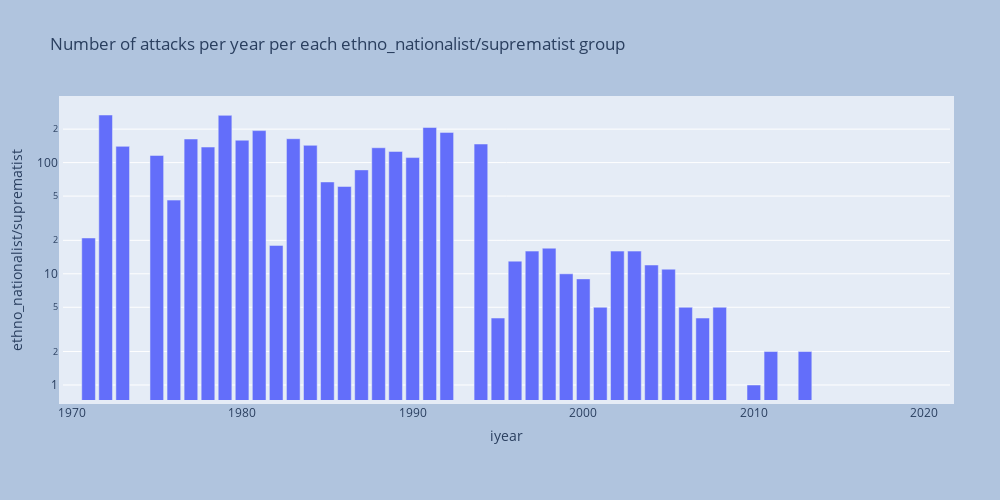
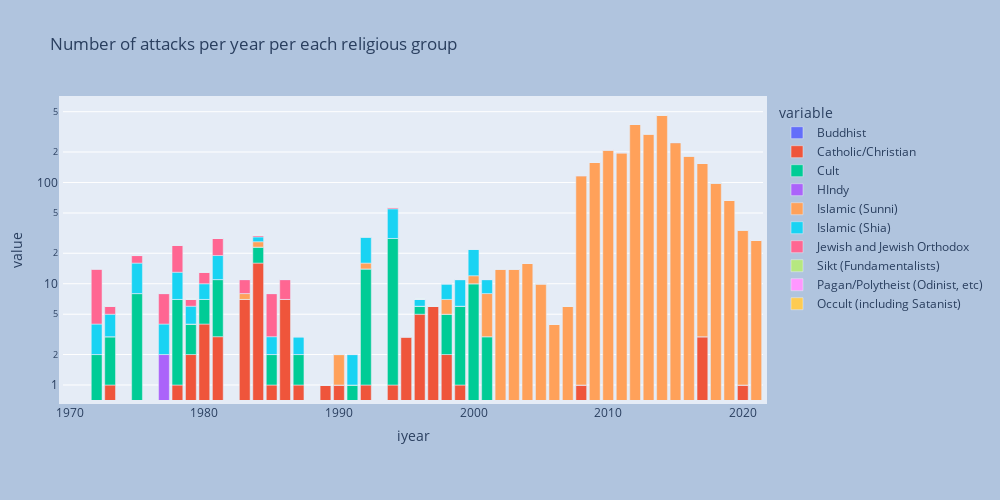
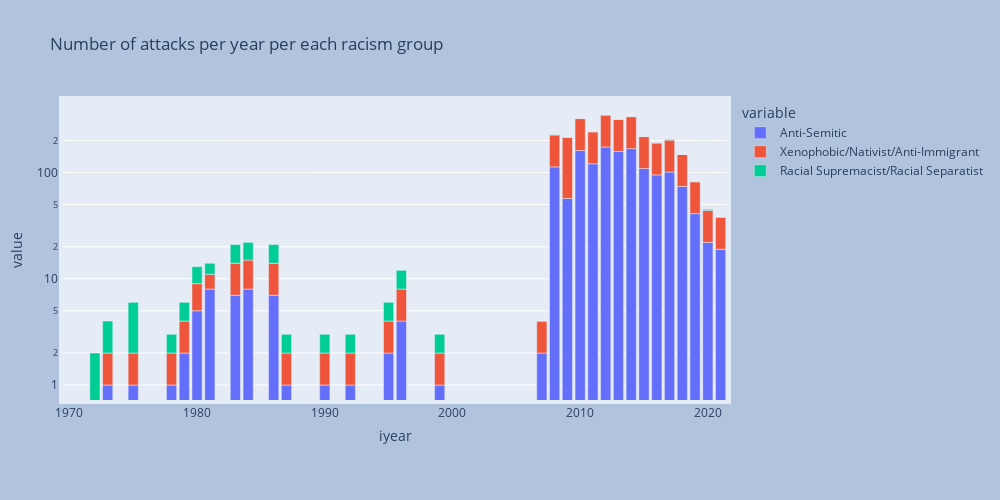
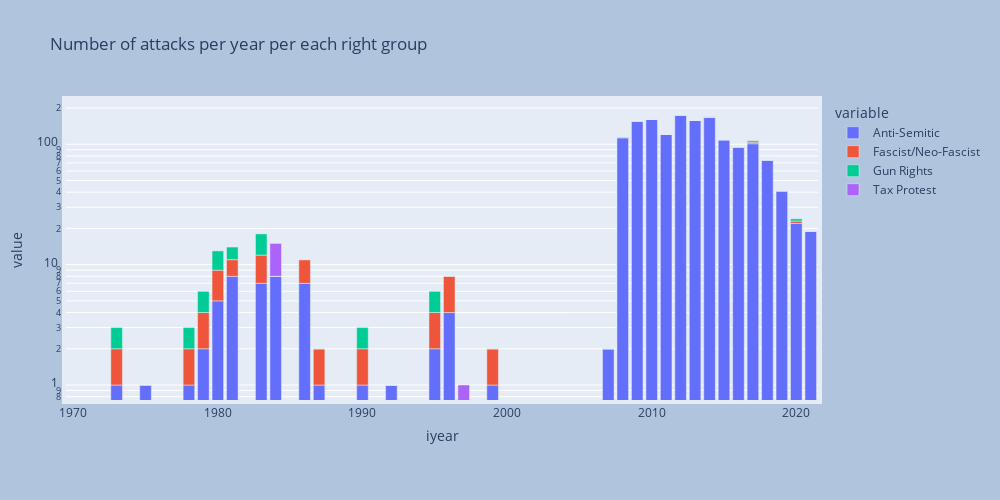

The code cell stored with these charts, in order, in its notebook:
### Code cell
# print the df with rel_col and gname and iyear  and imonth
df[rel_col].groupby([df['iyear']]).sum().reset_index().sort_values(by=['iyear'], ascending=False)

# religious
fig = px.bar(df['I_ETHNO'].groupby([df['iyear']]).sum().reset_index().sort_values(by=['iyear'], ascending=False), x='iyear', y='I_ETHNO', title='Number of attacks per year per each ethno_nationalist/suprematist group', log_y=True)
# name the y axis as ethno_nationalist/suprematist
fig.update_yaxes(title_text='ethno_nationalist/suprematist')
fig.update_layout(autosize=False,width=1000,height=500,margin=dict(l = 50,r = 50,b = 100,t = 100,pad = 4),paper_bgcolor="LightSteelBlue")
fig.show()
# religious
fig = px.bar(df[rel_col].groupby([df['iyear']]).sum().reset_index().sort_values(by=['iyear'], ascending=False), x='iyear', y=rel_col, title='Number of attacks per year per each religious group', log_y=True)
fig.update_layout(autosize=False,width=1000,height=500,margin=dict(l = 50,r = 50,b = 100,t = 100,pad = 4),paper_bgcolor="LightSteelBlue")
sub_ideologies_religious = {'I_REL_1' : 'Buddhist', 'I_REL_2' : 'Catholic/Christian', 'I_REL_3' : 'Cult', 'I_REL_4' : 'HIndy', 'I_REL_5' : 'Islamic (Sunni)', 'I_REL_6' : 'Islamic (Shia)', 'I_REL_7' : 'Jewish and Jewish Orthodox', 'I_REL_8' : 'Sikt (Fundamentalists)', 'I_REL_9' : 'Pagan/Polytheist (Odinist, etc)', 'I_REL_10' : 'Occult (including Satanist)'}
fig.for_each_trace(lambda t: t.update(name=sub_ideologies_religious[t.name]))
fig.show()
# racism
fig = px.bar(df[race_col].groupby([df['iyear']]).sum().reset_index().sort_values(by=['iyear'], ascending=False), x='iyear', y=race_col, title='Number of attacks per year per each racism group', log_y=True)
sub_ideologies_racism = {'I_RACE_1' : 'Anti-Semitic', 'I_RACE_2' : 'Xenophobic/Nativist/Anti-Immigrant', 'I_RACE_3' : 'Racial Supremacist/Racial Separatist'}
fig.update_layout(autosize=False,width=1000,height=500,margin=dict(l = 50,r = 50,b = 100,t = 100,pad = 4),paper_bgcolor="LightSteelBlue")
fig.for_each_trace(lambda t: t.update(name=sub_ideologies_racism[t.name]))
fig.show()
# right
fig = px.bar(df[right_col].groupby([df['iyear']]).sum().reset_index().sort_values(by=['iyear'], ascending=False), x='iyear', y=right_col, title='Number of attacks per year per each right group', log_y=True)
sub_ideologies_right= {'I_RIGHT_1': 'Anti-Semitic', 'I_RIGHT_2': 'Fascist/Neo-Fascist ', 'I_RIGHT_3': 'Gun Rights', 'I_RIGHT_4': 'Tax Protest'} 
fig.update_layout(autosize=False,width=1000,height=500,margin=dict(l = 50,r = 50,b = 100,t = 100,pad = 4),paper_bgcolor="LightSteelBlue")
fig.for_each_trace(lambda t: t.update(name=sub_ideologies_right[t.name]))
fig.show()
# left
fig = px.bar(df[left_col].groupby([df['iyear']]).sum().reset_index().sort_values(by=['iyear'], ascending=False), x='iyear', y=left_col, title='Number of attacks per year per each left group', log_y=True)
sub_ideologies_left= {'I_LEFT_1': 'Anti-Communist/Socialist', 'I_LEFT_2': 'Anarchists', 'I_LEFT_3': 'Marxist/Leninist', 'I_LEFT_4': 'Maoist', 'I_LEFT_5': 'Black Nationalist (US, Europe)', 'I_LEFT_6':'New Left'} 
fig.update_layout(autosize=False,width=1000,height=500,margin=dict(l = 50,r = 50,b = 100,t = 100,pad = 4),paper_bgcolor="LightSteelBlue")
fig.for_each_trace(lambda t: t.update(name=sub_ideologies_left[t.name]))
fig.show()
# single issue
fig = px.bar(df[si_col].groupby([df['iyear']]).sum().reset_index().sort_values(by=['iyear'], ascending=False), x='iyear', y=si_col, title='Number of attacks per year per each single issue group', log_y=True)
sub_ideologies_singleissue= {'I_SI_1': 'Anti-Abortion', 'I_SI_2': 'Anti-Catholic', 'I_SI_3': 'Anti-Communist', 'I_SI_4': 'Anti-Ecology/Pro-Development', 'I_SI_5': 'Anti-Homosexual/Anti-Sexual Deviance/Anti-Prostitution', 'I_SI_6': 'Anti-Nuclear', 'I_SI_7': 'Anti-Racist', 'I_SI_8': 'Anti-Religious', 'I_SI_9': 'Gun Rights', 'I_SI_10': 'Xenophobic/Nativist/Anti-Immigrant', 'I_SI_11': 'Tax Protest', 'I_SI_12': 'Anti-Castro', 'I_SI_13': 'Ecological/Anti-Technology/Primitivist/Animal Liberation', 'I_SI_14': '“Pacifist”/Anti-War' }
fig.update_layout(autosize=False,width=1000,height=500,margin=dict(l = 50,r = 50,b = 100,t = 100,pad = 4),paper_bgcolor="LightSteelBlue")
fig.for_each_trace(lambda t: t.update(name=sub_ideologies_singleissue[t.name]))
fig.show()

### Figure 1 — Plotly figure (JSON) as saved in the notebook; plotly's stock layout.template omitted (floating-point values rounded to 4 significant figures)
{"data": [{"alignmentgroup": "True", "hovertemplate": "iyear=%{x}<br>I_ETHNO=%{y}<extra></extra>", "legendgroup": "", "marker": {"color": "#636efa", "pattern": {"shape": ""}}, "name": "", "offsetgroup": "", "orientation": "v", "showlegend": false, "textposition": "auto", "type": "bar", "x": [2021, 2020, 2019, 2018, 2017, 2016, 2015, 2014, 2013, 2012, 2011, 2010, 2009, 2008, 2007, 2006, 2005, 2004, 2003, 2002, 2001, 2000, 1999, 1998, 1997, 1996, 1995, 1994, 1992, 1991, 1990, 1989, 1988, 1987, 1986, 1985, 1984, 1983, 1982, 1981, 1980, 1979, 1978, 1977, 1976, 1975, 1974, 1973, 1972, 1971, 1970], "xaxis": "x", "y": [0, 0, 0, 0, 0, 0, 0, 0, 2, 0, 2, 1, 0, 5, 4, 5, 11, 12, 16, 16, 5, 9, 10, 17, 16, 13, 4, 147, 187, 207, 111, 126, 136, 86, 61, 67, 143, 164, 18, 194, 159, 266, 138, 163, 46, 116, -57, 140, 268, 21, -55], "yaxis": "y"}], "layout": {"autosize": false, "barmode": "relative", "height": 500, "legend": {"tracegroupgap": 0}, "margin": {"b": 100, "l": 50, "pad": 4, "r": 50, "t": 100}, "paper_bgcolor": "LightSteelBlue", "title": {"text": "Number of attacks per year per each ethno_nationalist/suprematist group"}, "width": 1000, "xaxis": {"anchor": "y", "domain": [0, 1], "title": {"text": "iyear"}}, "yaxis": {"anchor": "x", "domain": [0, 1], "title": {"text": "ethno_nationalist/suprematist"}, "type": "log"}}}

### Figure 2 — Plotly figure (JSON) as saved in the notebook; plotly's stock layout.template omitted (floating-point values rounded to 4 significant figures)
{"data": [{"alignmentgroup": "True", "hovertemplate": "variable=I_REL_1<br>iyear=%{x}<br>value=%{y}<extra></extra>", "legendgroup": "I_REL_1", "marker": {"color": "#636efa", "pattern": {"shape": ""}}, "name": "Buddhist", "offsetgroup": "I_REL_1", "orientation": "v", "showlegend": true, "textposition": "auto", "type": "bar", "x": [2021, 2020, 2019, 2018, 2017, 2016, 2015, 2014, 2013, 2012, 2011, 2010, 2009, 2008, 2007, 2006, 2005, 2004, 2003, 2002, 2001, 2000, 1999, 1998, 1997, 1996, 1995, 1994, 1992, 1991, 1990, 1989, 1988, 1987, 1986, 1985, 1984, 1983, 1982, 1981, 1980, 1979, 1978, 1977, 1976, 1975, 1974, 1973, 1972, 1971, 1970], "xaxis": "x", "y": [0, 0, 0, 0, 0, 0, 0, 0, 0, 0, 0, 0, 0, 0, 0, 0, 0, 0, 0, 0, 0, 0, 0, 0, 0, 0, 0, 0, 0, 0, 0, 0, 0, 0, 0, 0, 0, 0, -99, 0, 0, 0, 0, 0, -99, 0, -198, 0, 0, -99, -99], "yaxis": "y"}, {"alignmentgroup": "True", "hovertemplate": "variable=I_REL_2<br>iyear=%{x}<br>value=%{y}<extra></extra>", "legendgroup": "I_REL_2", "marker": {"color": "#EF553B", "pattern": {"shape": ""}}, "name": "Catholic/Christian", "offsetgroup": "I_REL_2", "orientation": "v", "showlegend": true, "textposition": "auto", "type": "bar", "x": [2021, 2020, 2019, 2018, 2017, 2016, 2015, 2014, 2013, 2012, 2011, 2010, 2009, 2008, 2007, 2006, 2005, 2004, 2003, 2002, 2001, 2000, 1999, 1998, 1997, 1996, 1995, 1994, 1992, 1991, 1990, 1989, 1988, 1987, 1986, 1985, 1984, 1983, 1982, 1981, 1980, 1979, 1978, 1977, 1976, 1975, 1974, 1973, 1972, 1971, 1970], "xaxis": "x", "y": [0, 1, 0, 0, 3, 0, 0, 0, 0, 0, 0, 0, 0, 1, 0, 0, 0, 0, 0, 0, 0, 0, 1, 2, 6, 5, 3, 1, 1, 0, 1, 1, 0, 1, 7, 1, 16, 7, -94, 3, 4, 2, 1, 0, -99, 0, -198, 1, -198, -96, -96], "yaxis": "y"}, {"alignmentgroup": "True", "hovertemplate": "variable=I_REL_3<br>iyear=%{x}<br>value=%{y}<extra></extra>", "legendgroup": "I_REL_3", "marker": {"color": "#00cc96", "pattern": {"shape": ""}}, "name": "Cult", "offsetgroup": "I_REL_3", "orientation": "v", "showlegend": true, "textposition": "auto", "type": "bar", "x": [2021, 2020, 2019, 2018, 2017, 2016, 2015, 2014, 2013, 2012, 2011, 2010, 2009, 2008, 2007, 2006, 2005, 2004, 2003, 2002, 2001, 2000, 1999, 1998, 1997, 1996, 1995, 1994, 1992, 1991, 1990, 1989, 1988, 1987, 1986, 1985, 1984, 1983, 1982, 1981, 1980, 1979, 1978, 1977, 1976, 1975, 1974, 1973, 1972, 1971, 1970], "xaxis": "x", "y": [0, 0, 0, 0, 0, 0, 0, 0, 0, 0, 0, 0, 0, 0, 0, 0, 0, 0, 0, 0, 3, 10, 5, 3, 0, 1, 0, 27, 13, 1, 0, 0, 0, 1, 0, 1, 7, 0, -93, 8, 3, 2, 6, -196, -97, 8, -195, 2, 2, -99, -99], "yaxis": "y"}, {"alignmentgroup": "True", "hovertemplate": "variable=I_REL_4<br>iyear=%{x}<br>value=%{y}<extra></extra>", "legendgroup": "I_REL_4", "marker": {"color": "#ab63fa", "pattern": {"shape": ""}}, "name": "HIndy", "offsetgroup": "I_REL_4", "orientation": "v", "showlegend": true, "textposition": "auto", "type": "bar", "x": [2021, 2020, 2019, 2018, 2017, 2016, 2015, 2014, 2013, 2012, 2011, 2010, 2009, 2008, 2007, 2006, 2005, 2004, 2003, 2002, 2001, 2000, 1999, 1998, 1997, 1996, 1995, 1994, 1992, 1991, 1990, 1989, 1988, 1987, 1986, 1985, 1984, 1983, 1982, 1981, 1980, 1979, 1978, 1977, 1976, 1975, 1974, 1973, 1972, 1971, 1970], "xaxis": "x", "y": [0, 0, 0, 0, 0, 0, 0, 0, 0, 0, 0, 0, 0, 0, 0, 0, 0, 0, 0, 0, 0, 0, 0, 0, 0, 0, 0, 0, 0, 0, 0, 0, 0, 0, 0, 0, 0, 0, -99, 0, 0, 0, 0, 2, -99, 0, -198, 0, 0, -99, -99], "yaxis": "y"}, {"alignmentgroup": "True", "hovertemplate": "variable=I_REL_5<br>iyear=%{x}<br>value=%{y}<extra></extra>", "legendgroup": "I_REL_5", "marker": {"color": "#FFA15A", "pattern": {"shape": ""}}, "name": "Islamic (Sunni)", "offsetgroup": "I_REL_5", "orientation": "v", "showlegend": true, "textposition": "auto", "type": "bar", "x": [2021, 2020, 2019, 2018, 2017, 2016, 2015, 2014, 2013, 2012, 2011, 2010, 2009, 2008, 2007, 2006, 2005, 2004, 2003, 2002, 2001, 2000, 1999, 1998, 1997, 1996, 1995, 1994, 1992, 1991, 1990, 1989, 1988, 1987, 1986, 1985, 1984, 1983, 1982, 1981, 1980, 1979, 1978, 1977, 1976, 1975, 1974, 1973, 1972, 1971, 1970], "xaxis": "x", "y": [27, 33, 67, 99, 151, 183, 248, 464, 301, 374, 197, 210, 159, 116, 6, 4, 10, 16, 14, 14, 5, 2, 0, 2, 0, 0, 0, 0, 2, 0, 1, 0, 0, 0, 0, 0, 3, 1, -99, 0, 0, 0, 0, 0, -99, 0, -198, 0, 0, -99, -99], "yaxis": "y"}, {"alignmentgroup": "True", "hovertemplate": "variable=I_REL_6<br>iyear=%{x}<br>value=%{y}<extra></extra>", "legendgroup": "I_REL_6", "marker": {"color": "#19d3f3", "pattern": {"shape": ""}}, "name": "Islamic (Shia)", "offsetgroup": "I_REL_6", "orientation": "v", "showlegend": true, "textposition": "auto", "type": "bar", "x": [2021, 2020, 2019, 2018, 2017, 2016, 2015, 2014, 2013, 2012, 2011, 2010, 2009, 2008, 2007, 2006, 2005, 2004, 2003, 2002, 2001, 2000, 1999, 1998, 1997, 1996, 1995, 1994, 1992, 1991, 1990, 1989, 1988, 1987, 1986, 1985, 1984, 1983, 1982, 1981, 1980, 1979, 1978, 1977, 1976, 1975, 1974, 1973, 1972, 1971, 1970], "xaxis": "x", "y": [0, 0, 0, 0, 0, 0, 0, 0, 0, 0, 0, 0, 0, 0, 0, 0, 0, 0, 0, 0, 3, 10, 5, 3, 0, 1, 0, 27, 13, 1, 0, 0, 0, 1, 0, 1, 3, 0, -93, 8, 3, 2, 6, 2, -97, 8, -195, 2, 2, -99, -99], "yaxis": "y"}, {"alignmentgroup": "True", "hovertemplate": "variable=I_REL_7<br>iyear=%{x}<br>value=%{y}<extra></extra>", "legendgroup": "I_REL_7", "marker": {"color": "#FF6692", "pattern": {"shape": ""}}, "name": "Jewish and Jewish Orthodox", "offsetgroup": "I_REL_7", "orientation": "v", "showlegend": true, "textposition": "auto", "type": "bar", "x": [2021, 2020, 2019, 2018, 2017, 2016, 2015, 2014, 2013, 2012, 2011, 2010, 2009, 2008, 2007, 2006, 2005, 2004, 2003, 2002, 2001, 2000, 1999, 1998, 1997, 1996, 1995, 1994, 1992, 1991, 1990, 1989, 1988, 1987, 1986, 1985, 1984, 1983, 1982, 1981, 1980, 1979, 1978, 1977, 1976, 1975, 1974, 1973, 1972, 1971, 1970], "xaxis": "x", "y": [0, 0, 0, 0, 0, 0, 0, 0, 2, 0, 0, 0, 0, 0, 0, 0, 0, 0, 0, 0, 0, 0, 0, 0, 0, 0, 0, 2, 0, 0, 0, 0, 0, 0, 4, 5, 1, 3, -89, 9, 3, 1, 11, 4, -80, 3, -190, 1, 10, -88, -91], "yaxis": "y"}, {"alignmentgroup": "True", "hovertemplate": "variable=I_REL_8<br>iyear=%{x}<br>value=%{y}<extra></extra>", "legendgroup": "I_REL_8", "marker": {"color": "#B6E880", "pattern": {"shape": ""}}, "name": "Sikt (Fundamentalists)", "offsetgroup": "I_REL_8", "orientation": "v", "showlegend": true, "textposition": "auto", "type": "bar", "x": [2021, 2020, 2019, 2018, 2017, 2016, 2015, 2014, 2013, 2012, 2011, 2010, 2009, 2008, 2007, 2006, 2005, 2004, 2003, 2002, 2001, 2000, 1999, 1998, 1997, 1996, 1995, 1994, 1992, 1991, 1990, 1989, 1988, 1987, 1986, 1985, 1984, 1983, 1982, 1981, 1980, 1979, 1978, 1977, 1976, 1975, 1974, 1973, 1972, 1971, 1970], "xaxis": "x", "y": [0, 0, 0, 0, 0, 0, 0, 0, 0, 0, 0, 0, 0, 0, 0, 0, 0, 0, 0, 0, 0, 0, 0, 0, 0, 0, 0, 0, 0, 0, 0, 0, 0, 0, 0, 0, 0, 0, -99, 0, 0, 0, 0, 0, -99, 0, -198, 0, 0, -99, -99], "yaxis": "y"}, {"alignmentgroup": "True", "hovertemplate": "variable=I_REL_9<br>iyear=%{x}<br>value=%{y}<extra></extra>", "legendgroup": "I_REL_9", "marker": {"color": "#FF97FF", "pattern": {"shape": ""}}, "name": "Pagan/Polytheist (Odinist, etc)", "offsetgroup": "I_REL_9", "orientation": "v", "showlegend": true, "textposition": "auto", "type": "bar", "x": [2021, 2020, 2019, 2018, 2017, 2016, 2015, 2014, 2013, 2012, 2011, 2010, 2009, 2008, 2007, 2006, 2005, 2004, 2003, 2002, 2001, 2000, 1999, 1998, 1997, 1996, 1995, 1994, 1992, 1991, 1990, 1989, 1988, 1987, 1986, 1985, 1984, 1983, 1982, 1981, 1980, 1979, 1978, 1977, 1976, 1975, 1974, 1973, 1972, 1971, 1970], "xaxis": "x", "y": [0, 0, 0, 0, 0, 0, 0, 0, 0, 0, 0, 0, 0, 0, 0, 0, 0, 0, 0, 0, 0, 0, 0, 0, 0, 0, 0, 0, 0, 0, 0, 0, 0, 0, 0, 0, 0, 0, -99, 0, 0, 0, 0, 0, -99, 0, -198, 0, 0, -99, -99], "yaxis": "y"}, {"alignmentgroup": "True", "hovertemplate": "variable=I_REL_10<br>iyear=%{x}<br>value=%{y}<extra></extra>", "legendgroup": "I_REL_10", "marker": {"color": "#FECB52", "pattern": {"shape": ""}}, "name": "Occult (including Satanist)", "offsetgroup": "I_REL_10", "orientation": "v", "showlegend": true, "textposition": "auto", "type": "bar", "x": [2021, 2020, 2019, 2018, 2017, 2016, 2015, 2014, 2013, 2012, 2011, 2010, 2009, 2008, 2007, 2006, 2005, 2004, 2003, 2002, 2001, 2000, 1999, 1998, 1997, 1996, 1995, 1994, 1992, 1991, 1990, 1989, 1988, 1987, 1986, 1985, 1984, 1983, 1982, 1981, 1980, 1979, 1978, 1977, 1976, 1975, 1974, 1973, 1972, 1971, 1970], "xaxis": "x", "y": [0, 0, 0, 0, 0, 0, 0, 0, 0, 0, 0, 0, 0, 0, 0, 0, 0, 0, 0, 0, 0, 0, 0, 0, 0, 0, 0, 0, 0, 0, 0, 0, 0, 0, 0, 0, 0, 0, -99, 0, 0, 0, 0, 0, -99, 0, -198, 0, 0, -99, -99], "yaxis": "y"}], "layout": {"autosize": false, "barmode": "relative", "height": 500, "legend": {"title": {"text": "variable"}, "tracegroupgap": 0}, "margin": {"b": 100, "l": 50, "pad": 4, "r": 50, "t": 100}, "paper_bgcolor": "LightSteelBlue", "title": {"text": "Number of attacks per year per each religious group"}, "width": 1000, "xaxis": {"anchor": "y", "domain": [0, 1], "title": {"text": "iyear"}}, "yaxis": {"anchor": "x", "domain": [0, 1], "title": {"text": "value"}, "type": "log"}}}

### Figure 3 — Plotly figure (JSON) as saved in the notebook; plotly's stock layout.template omitted (floating-point values rounded to 4 significant figures)
{"data": [{"alignmentgroup": "True", "hovertemplate": "variable=I_RACE_1<br>iyear=%{x}<br>value=%{y}<extra></extra>", "legendgroup": "I_RACE_1", "marker": {"color": "#636efa", "pattern": {"shape": ""}}, "name": "Anti-Semitic", "offsetgroup": "I_RACE_1", "orientation": "v", "showlegend": true, "textposition": "auto", "type": "bar", "x": [2021, 2020, 2019, 2018, 2017, 2016, 2015, 2014, 2013, 2012, 2011, 2010, 2009, 2008, 2007, 2006, 2005, 2004, 2003, 2002, 2001, 2000, 1999, 1998, 1997, 1996, 1995, 1994, 1992, 1991, 1990, 1989, 1988, 1987, 1986, 1985, 1984, 1983, 1982, 1981, 1980, 1979, 1978, 1977, 1976, 1975, 1974, 1973, 1972, 1971, 1970], "xaxis": "x", "y": [19, 22, 41, 74, 101, 95, 109, 168, 158, 174, 121, 161, 57, 113, 2, 0, 0, 0, 0, 0, 0, 0, 1, 0, 0, 4, 2, 0, 1, 0, 1, 0, 0, 1, 7, 0, 8, 7, -96, 8, 5, 2, 1, 0, -99, 1, -198, 1, 0, -96, -96], "yaxis": "y"}, {"alignmentgroup": "True", "hovertemplate": "variable=I_RACE_2<br>iyear=%{x}<br>value=%{y}<extra></extra>", "legendgroup": "I_RACE_2", "marker": {"color": "#EF553B", "pattern": {"shape": ""}}, "name": "Xenophobic/Nativist/Anti-Immigrant", "offsetgroup": "I_RACE_2", "orientation": "v", "showlegend": true, "textposition": "auto", "type": "bar", "x": [2021, 2020, 2019, 2018, 2017, 2016, 2015, 2014, 2013, 2012, 2011, 2010, 2009, 2008, 2007, 2006, 2005, 2004, 2003, 2002, 2001, 2000, 1999, 1998, 1997, 1996, 1995, 1994, 1992, 1991, 1990, 1989, 1988, 1987, 1986, 1985, 1984, 1983, 1982, 1981, 1980, 1979, 1978, 1977, 1976, 1975, 1974, 1973, 1972, 1971, 1970], "xaxis": "x", "y": [19, 22, 41, 74, 101, 95, 109, 168, 158, 174, 121, 161, 157, 113, 2, 0, 0, 0, 0, 0, 0, 0, 1, 0, 0, 4, 2, 0, 1, 0, 1, 0, 0, 1, 7, 0, 7, 7, -98, 3, 4, 2, 1, 0, -99, 1, -198, 1, 0, -96, -96], "yaxis": "y"}, {"alignmentgroup": "True", "hovertemplate": "variable=I_RACE_3<br>iyear=%{x}<br>value=%{y}<extra></extra>", "legendgroup": "I_RACE_3", "marker": {"color": "#00cc96", "pattern": {"shape": ""}}, "name": "Racial Supremacist/Racial Separatist", "offsetgroup": "I_RACE_3", "orientation": "v", "showlegend": true, "textposition": "auto", "type": "bar", "x": [2021, 2020, 2019, 2018, 2017, 2016, 2015, 2014, 2013, 2012, 2011, 2010, 2009, 2008, 2007, 2006, 2005, 2004, 2003, 2002, 2001, 2000, 1999, 1998, 1997, 1996, 1995, 1994, 1992, 1991, 1990, 1989, 1988, 1987, 1986, 1985, 1984, 1983, 1982, 1981, 1980, 1979, 1978, 1977, 1976, 1975, 1974, 1973, 1972, 1971, 1970], "xaxis": "x", "y": [0, 1, 0, 0, 3, 0, 0, 0, 0, 0, 0, 0, 1, 1, 0, 0, 0, 0, 0, 0, 0, 0, 1, 0, 0, 4, 2, 0, 1, 0, 1, 0, 0, 1, 7, 0, 7, 7, -97, 3, 4, 2, 1, 0, -99, 4, -197, 2, 2, -74, -85], "yaxis": "y"}], "layout": {"autosize": false, "barmode": "relative", "height": 500, "legend": {"title": {"text": "variable"}, "tracegroupgap": 0}, "margin": {"b": 100, "l": 50, "pad": 4, "r": 50, "t": 100}, "paper_bgcolor": "LightSteelBlue", "title": {"text": "Number of attacks per year per each racism group"}, "width": 1000, "xaxis": {"anchor": "y", "domain": [0, 1], "title": {"text": "iyear"}}, "yaxis": {"anchor": "x", "domain": [0, 1], "title": {"text": "value"}, "type": "log"}}}

### Figure 4 — Plotly figure (JSON) as saved in the notebook; plotly's stock layout.template omitted (floating-point values rounded to 4 significant figures)
{"data": [{"alignmentgroup": "True", "hovertemplate": "variable=I_RIGHT_1<br>iyear=%{x}<br>value=%{y}<extra></extra>", "legendgroup": "I_RIGHT_1", "marker": {"color": "#636efa", "pattern": {"shape": ""}}, "name": "Anti-Semitic", "offsetgroup": "I_RIGHT_1", "orientation": "v", "showlegend": true, "textposition": "auto", "type": "bar", "x": [2021, 2020, 2019, 2018, 2017, 2016, 2015, 2014, 2013, 2012, 2011, 2010, 2009, 2008, 2007, 2006, 2005, 2004, 2003, 2002, 2001, 2000, 1999, 1998, 1997, 1996, 1995, 1994, 1992, 1991, 1990, 1989, 1988, 1987, 1986, 1985, 1984, 1983, 1982, 1981, 1980, 1979, 1978, 1977, 1976, 1975, 1974, 1973, 1972, 1971, 1970], "xaxis": "x", "y": [19, 22, 41, 74, 101, 95, 109, 168, 158, 174, 121, 161, 156, 113, 2, 0, 0, 0, 0, 0, 0, 0, 1, 0, 0, 4, 2, 0, 1, 0, 1, 0, 0, 1, 7, 0, 8, 7, -96, 8, 5, 2, 1, 0, -99, 1, -198, 1, 0, -96, -96], "yaxis": "y"}, {"alignmentgroup": "True", "hovertemplate": "variable=I_RIGHT_2<br>iyear=%{x}<br>value=%{y}<extra></extra>", "legendgroup": "I_RIGHT_2", "marker": {"color": "#EF553B", "pattern": {"shape": ""}}, "name": "Fascist/Neo-Fascist ", "offsetgroup": "I_RIGHT_2", "orientation": "v", "showlegend": true, "textposition": "auto", "type": "bar", "x": [2021, 2020, 2019, 2018, 2017, 2016, 2015, 2014, 2013, 2012, 2011, 2010, 2009, 2008, 2007, 2006, 2005, 2004, 2003, 2002, 2001, 2000, 1999, 1998, 1997, 1996, 1995, 1994, 1992, 1991, 1990, 1989, 1988, 1987, 1986, 1985, 1984, 1983, 1982, 1981, 1980, 1979, 1978, 1977, 1976, 1975, 1974, 1973, 1972, 1971, 1970], "xaxis": "x", "y": [0, 1, 0, 0, 3, 0, 0, 0, 0, 0, 0, 0, 0, 1, 0, 0, 0, 0, 0, 0, 0, 0, 1, 0, 0, 4, 2, 0, 0, -297, 1, 0, 0, 1, 4, 0, 0, 5, -98, 3, 4, 2, 1, 0, -99, 0, -198, 1, 0, -96, -96], "yaxis": "y"}, {"alignmentgroup": "True", "hovertemplate": "variable=I_RIGHT_3<br>iyear=%{x}<br>value=%{y}<extra></extra>", "legendgroup": "I_RIGHT_3", "marker": {"color": "#00cc96", "pattern": {"shape": ""}}, "name": "Gun Rights", "offsetgroup": "I_RIGHT_3", "orientation": "v", "showlegend": true, "textposition": "auto", "type": "bar", "x": [2021, 2020, 2019, 2018, 2017, 2016, 2015, 2014, 2013, 2012, 2011, 2010, 2009, 2008, 2007, 2006, 2005, 2004, 2003, 2002, 2001, 2000, 1999, 1998, 1997, 1996, 1995, 1994, 1992, 1991, 1990, 1989, 1988, 1987, 1986, 1985, 1984, 1983, 1982, 1981, 1980, 1979, 1978, 1977, 1976, 1975, 1974, 1973, 1972, 1971, 1970], "xaxis": "x", "y": [0, 1, 0, 0, 3, 0, 0, 0, 0, 0, 0, 0, 0, 1, 0, 0, 0, 0, 0, 0, 0, 0, 0, 0, 0, 0, 2, 0, 0, 0, 1, 0, 0, 0, 0, 0, 0, 6, -98, 3, 4, 2, 1, 0, -99, 0, -198, 1, 0, -96, -96], "yaxis": "y"}, {"alignmentgroup": "True", "hovertemplate": "variable=I_RIGHT_4<br>iyear=%{x}<br>value=%{y}<extra></extra>", "legendgroup": "I_RIGHT_4", "marker": {"color": "#ab63fa", "pattern": {"shape": ""}}, "name": "Tax Protest", "offsetgroup": "I_RIGHT_4", "orientation": "v", "showlegend": true, "textposition": "auto", "type": "bar", "x": [2021, 2020, 2019, 2018, 2017, 2016, 2015, 2014, 2013, 2012, 2011, 2010, 2009, 2008, 2007, 2006, 2005, 2004, 2003, 2002, 2001, 2000, 1999, 1998, 1997, 1996, 1995, 1994, 1992, 1991, 1990, 1989, 1988, 1987, 1986, 1985, 1984, 1983, 1982, 1981, 1980, 1979, 1978, 1977, 1976, 1975, 1974, 1973, 1972, 1971, 1970], "xaxis": "x", "y": [0, -99, 0, 0, -297, 0, 0, 1, 0, 1, 0, 0, 0, -99, 0, 0, 0, 0, 0, 0, 0, 0, 0, 0, 1, -99, -297, 0, 0, 0, -99, 0, 0, 0, -297, 0, 7, -493, -198, -297, -396, -198, -99, 0, -99, -99, -198, -99, 0, -396, -396], "yaxis": "y"}], "layout": {"autosize": false, "barmode": "relative", "height": 500, "legend": {"title": {"text": "variable"}, "tracegroupgap": 0}, "margin": {"b": 100, "l": 50, "pad": 4, "r": 50, "t": 100}, "paper_bgcolor": "LightSteelBlue", "title": {"text": "Number of attacks per year per each right group"}, "width": 1000, "xaxis": {"anchor": "y", "domain": [0, 1], "title": {"text": "iyear"}}, "yaxis": {"anchor": "x", "domain": [0, 1], "title": {"text": "value"}, "type": "log"}}}
